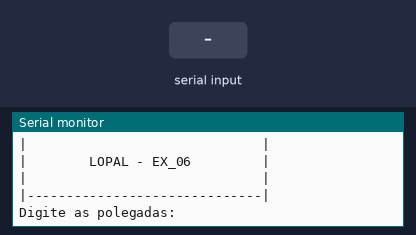
The sketch below on a simulated Arduino Uno, built with avr-gcc and run on an emulated ATmega328P. Shown: the last lines printed to the serial monitor. Inputs (shaded band) come from the test bench.

Above: at 1.2 s.
1.3 s: "90,45\n" received over Serial
At 1.9 s:
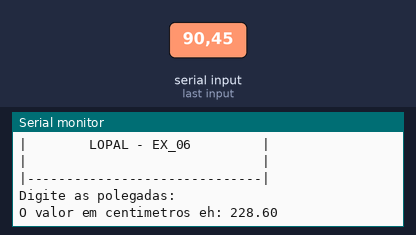
4.3 s: "30,150\n" received over Serial
At 6.7 s:
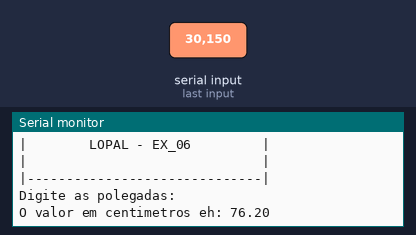
Timing chart, 0 to 8.2 s (numbered marks = the images above; inputs shaded):
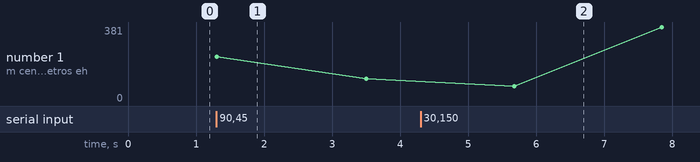

Measured:
- after the input at 1.3 s, the serial monitor: prints a new line at once (image 1)
- after the input at 4.3 s, the serial monitor: prints a new line after 1.4 s (image 2)

The sketch:

06_polegadas_em_cent_metros_1.ino
```cpp
// Faça um programa que receba a medida em polegadas e exiba esse número em  centímetros.

void setup()
{
  Serial.begin(9600);
}

float polegadas = 0;
float centimetros =0;

void loop()
{
  //cabeçalho
  Serial.println ("|------------------------------|");//primeira linha
  Serial.println ("|                              |");//segunda linha
  Serial.println ("|        LOPAL - EX_06         |");//terceira linha
  Serial.println ("|                              |");//quarta linha
  Serial.println ("|------------------------------|");//quinta linha

  //entrada
  Serial.println ("Digite as polegadas: ");//pergunta
  while(! Serial.available() );//espera o usuario digitar/dar um <Enter>
  polegadas = Serial.parseInt();//resposta do usario

  //processamneto
  centimetros = polegadas * 2.54;

  //saida
  Serial.println ("O valor em centimetros eh: " + String(centimetros) );
  Serial.println ();
  delay(2000);

}
```
